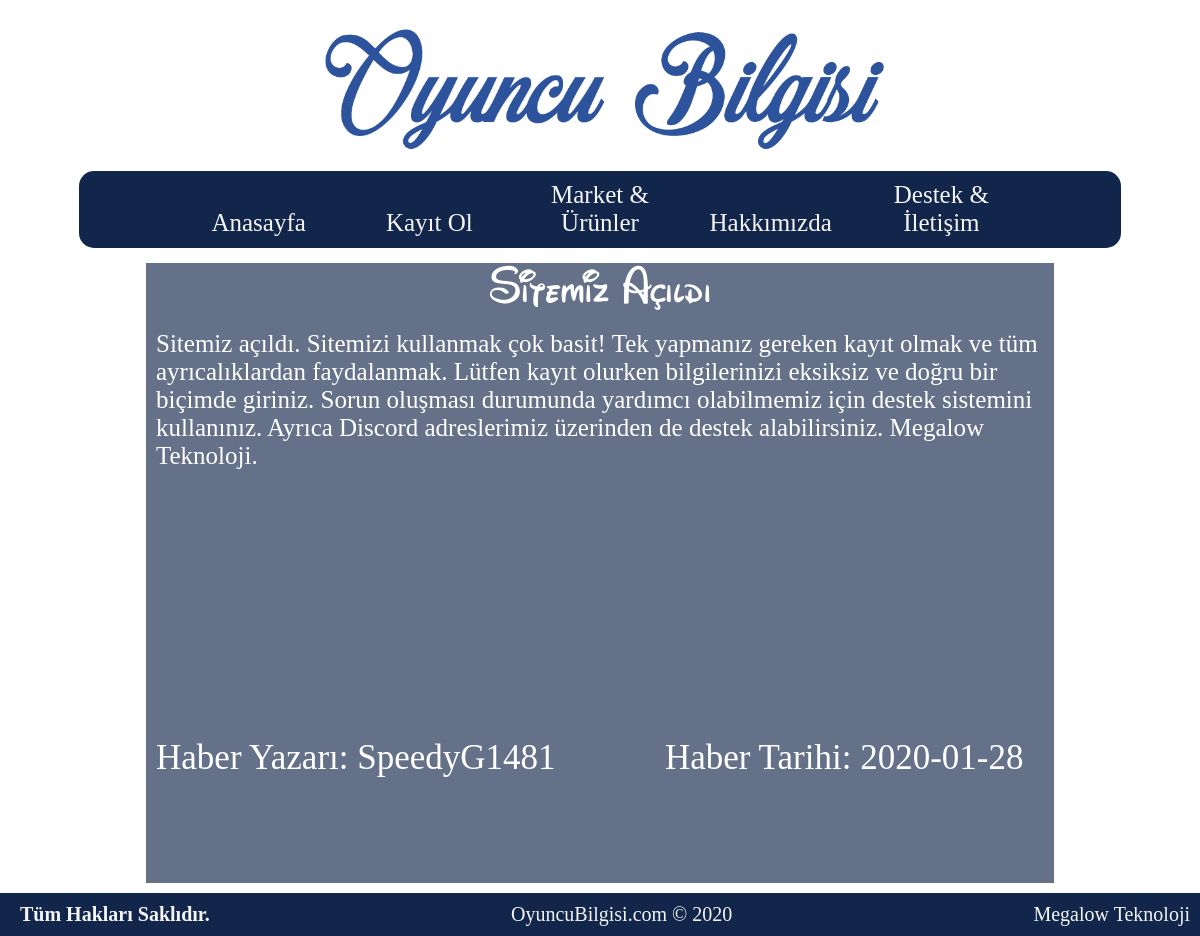
The page /YeniSite/haber.php?haber_id=1 on the database its author committed.
### tables this page shows
CREATE TABLE `user_news` (
  `news_id` int(11) NOT NULL,
  `user_id` int(11) NOT NULL
);

CREATE TABLE `news` (
  `news_id` int(11) NOT NULL,
  `title` text NOT NULL,
  `content` text NOT NULL,
  `date` date NOT NULL
);

CREATE TABLE `users` (
  `user_id` int(11) NOT NULL,
  `name_surname` text NOT NULL,
  `telephone` bigint(11) NOT NULL,
  `username` text NOT NULL,
  `password` text NOT NULL,
  `gender` int(11) NOT NULL,
  `e_mail` text NOT NULL,
  `born_date` date NOT NULL,
  `register_date` date NOT NULL,
  `balance` int(11) NOT NULL,
  `permission` tinyint(1) NOT NULL
);

### YeniSite/haber.php (the view, shortened to what this page needs)
<?php
include("head.php");
include("header.php");
$haber_id = $_GET['haber_id'];
$query  = $db->prepare("SELECT * FROM news, users, user_news WHERE news . news_id = :id
AND user_news . news_id = :id AND users . user_id = user_news . user_id");
$query->bindValue(':id', $haber_id, PDO::PARAM_INT);
$query->execute();
$data = $query->fetchAll(PDO::FETCH_ASSOC)[0];
$haber_basligi = $data['title'];
$icerik = $data['content'];
$yazar = $data['username'];
$tarih = $data['date'];
?>
<body>
    <div id="content" style="background-color: #12264ba6;">
        <div class="news">
            <div class="title"><?php echo $haber_basligi; ?></div>
            <br>
            <div class="content"><?php echo $icerik; ?></div>
            <br>
            <div class="footer">
                <div class="left">Haber Yazarı: <?php echo $yazar; ?></div>
                <div class="right">Haber Tarihi: <?php echo $tarih; ?></div>
            </div>
        </div>
    </div>
    <br><br><br>
    <?php
    include("footer.php");
    ?>

### YeniSite/css/style.css (style rules this page uses)
body { -webkit-animation: background 100s cubic-bezier(1, 0, 0, 1) infinite; animation: background 100s cubic-bezier(1, 0, 0, 1) infinite; font-family: TTNR; }

### YeniSite/css/content.css (style rules this page uses)
#content { padding: 10px; width: 75%; color: white; margin: auto; font-family: Anydore; text-align: center; display: block; min-height: 600px; background-color: #12264b; }
#content .news .title { width: 100%; margin: auto; font-size: 50px; font-family: WaltDisney; text-align: center; }
#content .news .content { width: 100%; font-size: 25px; margin: auto; min-height: 390px; font-family: Anydore; text-align: left; }
#content .news .footer { width: 100%; font-size: 35px; bottom: 0; margin: auto; vertical-align: bottom; }
#content .news .footer .left { float: left; width: 45%; }
#content .news .footer .right { float: right; width: 45%; }

### rows shown on the page
user_news: news.title "Sitemiz Açıldı", news.content "Sitemiz açıldı. Sitemizi kullanmak çok basit! Tek yapmanız gereken kayıt olmak ve tüm ayrıcalıklardan faydalanmak. Lütfen kayıt olurken bilgilerinizi eksiksiz ve doğru bir biçimde giriniz. Sorun oluşması durumunda yardımcı olabilmemiz için destek sistemini kullanınız. Ayrıca Discord adreslerimiz üzerinden de destek alabilirsiniz. Megalow Teknoloji.", user.username "SpeedyG1481", news.date "2020-01-28"
